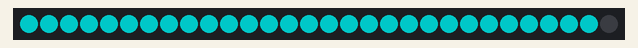
Bench run of a sketch on a simulated Arduino Uno, built with avr-gcc and run on an emulated ATmega328P. On the bench: 30 RGB LEDs in strip order, left to right. Dim RGB values are drawn brighter than linear.

Above: at 1.62 s.
At 11.17 s:
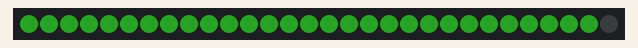
At 18.26 s:
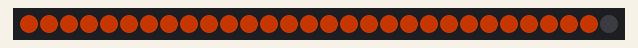
At 22.43 s:
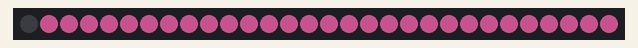
At 26.59 s:
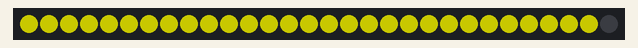
At 30.75 s:
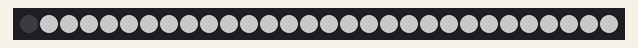

The sketch:

lightstrip.ino
```cpp
#include <FastLED.h>
#define NUM_LEDS 30
#define DATA_PIN 2
#define COLOR_ORDER GRB
#define CHIPSET WS2812B
#define BRIGHTNESS 100
#define VOLTS 5
#define MAX_AMPS 500

CRGB leds[NUM_LEDS];

void setup() {
  // put your setup code here, to run once:
FastLED.addLeds<CHIPSET,DATA_PIN,COLOR_ORDER> (leds, NUM_LEDS);
FastLED.setMaxPowerInVoltsAndMilliamps(VOLTS, MAX_AMPS);
FastLED.setBrightness(BRIGHTNESS);
FastLED.clear();
FastLED.show();
}
CRGB COLORS[] = {CRGB::Aqua, CRGB::Purple, CRGB::LimeGreen, CRGB::DarkRed, CRGB::OrangeRed, CRGB::HotPink, CRGB::Yellow, CRGB::White};
int COLOR_NUM = 7;
void loop() {
  COLOR_NUM++;
  if (COLOR_NUM >= 8) {
    COLOR_NUM = 0;
  }
  // put your main code here, to run repeatedly:
  for (int i = 0; i < NUM_LEDS-1; i++) {
    leds[i] = COLORS[COLOR_NUM];
    FastLED.show();
    delay(50);
  }
  for (int i = 100; i >= 0; i--) {
    FastLED.setBrightness(i);
    FastLED.show();
    delay(20);
  }
  delay(500);
  FastLED.clear();
  FastLED.setBrightness(100);
    COLOR_NUM++;
  if (COLOR_NUM >= 8) {
    COLOR_NUM = 0;
  }
  for (int i = NUM_LEDS-1; i > 0; i--) {
    leds[i] = COLORS[COLOR_NUM];
    FastLED.show();
    delay(50);
  }
    for (int i = 100; i >= 0; i--) {
    FastLED.setBrightness(i);
    FastLED.show();
    delay(20);
  }
  delay(500);
  FastLED.clear();
  FastLED.setBrightness(100);
}
```
